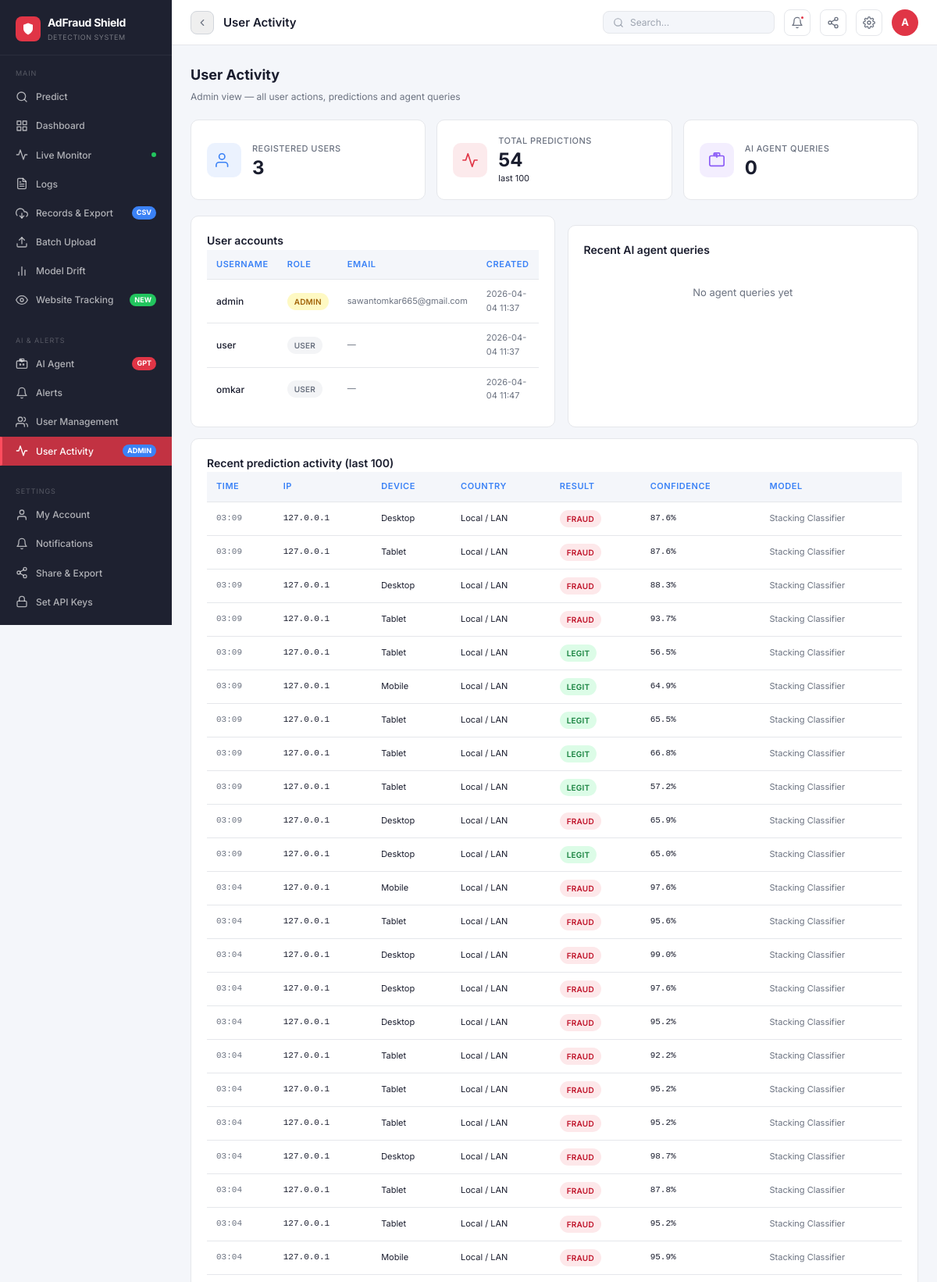
Screenshot of /admin/activity (signed in, upper part) with the database file from the repository.
### app.py (models this page shows, shortened)
class User(UserMixin, db.Model):
    id       = db.Column(db.Integer, primary_key=True)
    username = db.Column(db.String(80), unique=True, nullable=False)
    password = db.Column(db.String(200), nullable=False)
    role     = db.Column(db.String(20), default='user')
    email    = db.Column(db.String(120), default='')
    created  = db.Column(db.String(40), default=lambda: datetime.now().strftime('%Y-%m-%d %H:%M'))

class Prediction(db.Model):
    id         = db.Column(db.Integer, primary_key=True)
    timestamp  = db.Column(db.String(40))
    ip         = db.Column(db.String(50))
    app_id     = db.Column(db.String(20))
    device     = db.Column(db.String(20))
    os         = db.Column(db.String(20))
    channel    = db.Column(db.String(20))
    hour       = db.Column(db.Integer)
    result     = db.Column(db.String(20))
    confidence = db.Column(db.Float)
    model_used = db.Column(db.String(40))
    country    = db.Column(db.String(40), default='Unknown')
    velocity   = db.Column(db.String(10), default='LOW')
    signals    = db.Column(db.Integer, default=0)
    user_id    = db.Column(db.Integer, db.ForeignKey('user.id'), nullable=True)

### app.py (the view)
@app.route('/admin/activity')
@login_required
def admin_activity():
    if current_user.role != 'admin':
        return redirect(url_for('index'))
    users = User.query.all()
    recent_preds = Prediction.query.order_by(Prediction.id.desc()).limit(100).all()
    try:
        agent_logs = AgentLog.query.order_by(AgentLog.id.desc()).limit(20).all()
    except Exception as e:
        print(f"[ACTIVITY ERR] {e}")
        agent_logs = []
    return render_template('admin_activity.html', users=users,
                           recent_preds=recent_preds, agent_logs=agent_logs)

### app.py (called while the page is built)
@login_manager.user_loader
def load_user(uid): return User.query.get(int(uid))

### templates/admin_activity.html
{% extends "base.html" %}
{% block content %}
<div class="page-hdr">
  <div><div class="page-title">User Activity</div><div class="page-sub">Admin view — all user actions, predictions and agent queries</div></div>
</div>
<div class="stat-grid" style="grid-template-columns:repeat(3,1fr);margin-bottom:20px;">
  <div class="stat-card">
    <div class="stat-icon si-blue"><svg viewBox="0 0 24 24"><path d="M17 21v-2a4 4 0 0 0-4-4H5a4 4 0 0 0-4 4v2"/><circle cx="9" cy="7" r="4"/></svg></div>
    <div class="stat-body"><div class="stat-label">Registered users</div><div class="stat-val">{{ users|length }}</div></div>
  </div>
  <div class="stat-card">
    <div class="stat-icon si-red"><svg viewBox="0 0 24 24"><polyline points="22 12 18 12 15 21 9 3 6 12 2 12"/></svg></div>
    <div class="stat-body"><div class="stat-label">Total predictions</div><div class="stat-val">{{ recent_preds|length }}</div><div class="stat-trend">last 100</div></div>
  </div>
  <div class="stat-card">
    <div class="stat-icon si-pur"><svg viewBox="0 0 24 24"><path d="M12 8V4H8"/><rect x="8" y="2" width="8" height="4" rx="1"/><path d="M4 6h16a2 2 0 0 1 2 2v10a2 2 0 0 1-2 2H4a2 2 0 0 1-2-2V8a2 2 0 0 1 2-2z"/></svg></div>
    <div class="stat-body"><div class="stat-label">AI agent queries</div><div class="stat-val">{{ agent_logs|length }}</div></div>
  </div>
</div>
<div class="two-col">
  <div class="card">
    <div class="card-title">User accounts</div>
    <div class="tbl-wrap">
      <table>
        <thead><tr>
          <th style="background:var(--body-bg);color:var(--blue);">Username</th>
          <th style="background:var(--body-bg);color:var(--blue);">Role</th>
          <th style="background:var(--body-bg);color:var(--blue);">Email</th>
          <th style="background:var(--body-bg);color:var(--blue);">Created</th>
        </tr></thead>
        <tbody>{% for u in users %}<tr>
          <td style="font-weight:500;">{{ u.username }}</td>
          <td>{% if u.role=='admin' %}<span class="badge b-warning">ADMIN</span>{% else %}<span class="badge b-default">USER</span>{% endif %}</td>
          <td style="font-size:11px;color:var(--ink2);">{{ u.email or '—' }}</td>
          <td style="font-size:11px;color:var(--ink2);">{{ u.created }}</td>
        </tr>{% endfor %}</tbody>
      </table>
    </div>
  </div>
  <div class="card">
    <div class="card-title">Recent AI agent queries</div>
    {% if agent_logs %}
    {% for log in agent_logs %}
    <div style="padding:8px 0;border-bottom:1px solid var(--bdr);">
      <div style="display:flex;align-items:center;justify-content:space-between;margin-bottom:3px;">
        <div style="font-size:11px;color:var(--ink2);">{{ log.timestamp }}</div>
        <span class="badge b-default">{{ log.tool_calls }} tools</span>
      </div>
      <div style="font-size:12px;color:var(--ink);">{{ log.query[:80] }}{% if log.query|length > 80 %}...{% endif %}</div>
    </div>{% endfor %}
    {% else %}
    <div style="text-align:center;padding:32px;color:var(--ink2);">No agent queries yet</div>
    {% endif %}
  </div>
</div>
<div class="card" style="margin-top:14px;">
  <div class="card-title">Recent prediction activity (last 100)</div>
  <div class="tbl-wrap">
    <table>
      <thead><tr>
        <th style="background:var(--body-bg);color:var(--blue);">Time</th>
        <th style="background:var(--body-bg);color:var(--blue);">IP</th>
        <th style="background:var(--body-bg);color:var(--blue);">Device</th>
        <th style="background:var(--body-bg);color:var(--blue);">Country</th>
        <th style="background:var(--body-bg);color:var(--blue);">Result</th>
        <th style="background:var(--body-bg);color:var(--blue);">Confidence</th>
        <th style="background:var(--body-bg);color:var(--blue);">Model</th>
      </tr></thead>
      <tbody>{% for p in recent_preds %}<tr>
        <td class="mono" style="font-size:11px;color:var(--ink2);">{{ p.timestamp[11:16] }}</td>
        <td class="mono" style="font-size:11px;">{{ p.ip }}</td>
        <td style="font-size:11px;">{{ p.device }}</td>
        <td style="font-size:11px;">{{ p.country }}</td>
        <td>{% if p.result=='Fraudulent' %}<span class="badge b-fraud">FRAUD</span>{% else %}<span class="badge b-legit">LEGIT</span>{% endif %}</td>
        <td class="mono" style="font-size:11px;">{{ (p.confidence or 0)|round(1) }}%</td>
        <td style="font-size:11px;color:var(--ink2);">{{ p.model_used }}</td>
      </tr>{% endfor %}</tbody>
    </table>
  </div>
</div>
{% endblock %}

### templates/base.html (shortened to what this page needs)
<!DOCTYPE html>
<html lang="en">
<head>
</head>
<body>
<aside class="sidebar">
  <div class="sb-brand">
    <div class="sb-logo">
      <div class="sb-logo-icon">
        <svg viewBox="0 0 24 24"><path d="M12 22s8-4 8-10V5l-8-3-8 3v7c0 6 8 10 8 10z"/></svg>
      </div>
      <div>
        <div class="sb-logo-text">AdFraud Shield</div>
        <div class="sb-logo-sub">Detection System</div>
      </div>
    </div>
  </div>
  <div class="sb-section">
    <div class="sb-section-label">Main</div>
    <a href="/" class="sb-item {% if request.path=='/' %}active{% endif %}">
      <svg viewBox="0 0 24 24"><circle cx="11" cy="11" r="8"/><path d="m21 21-4.35-4.35"/></svg>
      Predict
    </a>
    <a href="/dashboard" class="sb-item {% if request.path=='/dashboard' %}active{% endif %}">
      <svg viewBox="0 0 24 24"><rect x="3" y="3" width="7" height="7"/><rect x="14" y="3" width="7" height="7"/><rect x="14" y="14" width="7" height="7"/><rect x="3" y="14" width="7" height="7"/></svg>
      Dashboard
    </a>
    <a href="/realtime" class="sb-item {% if request.path=='/realtime' %}active{% endif %}">
      <svg viewBox="0 0 24 24"><polyline points="22 12 18 12 15 21 9 3 6 12 2 12"/></svg>
      Live Monitor
      <div class="sb-live"><div class="sb-dot"></div></div>
    </a>
    <a href="/logs" class="sb-item {% if request.path=='/logs' %}active{% endif %}">
      <svg viewBox="0 0 24 24"><path d="M14 2H6a2 2 0 0 0-2 2v16a2 2 0 0 0 2 2h12a2 2 0 0 0 2-2V8z"/><polyline points="14 2 14 8 20 8"/><line x1="16" y1="13" x2="8" y2="13"/><line x1="16" y1="17" x2="8" y2="17"/><polyline points="10 9 9 9 8 9"/></svg>
      Logs
    </a>
    <a href="/records" class="sb-item {% if request.path=='/records' %}active{% endif %}">
      <svg viewBox="0 0 24 24"><polyline points="8 17 12 21 16 17"/><line x1="12" y1="12" x2="12" y2="21"/><path d="M20.88 18.09A5 5 0 0 0 18 9h-1.26A8 8 0 1 0 3 16.29"/></svg>
      Records &amp; Export
      <span class="sb-badge sb-badge-blue">CSV</span>
    </a>
    <a href="/batch" class="sb-item {% if request.path=='/batch' %}active{% endif %}">
      <svg viewBox="0 0 24 24"><path d="M21 15v4a2 2 0 0 1-2 2H5a2 2 0 0 1-2-2v-4"/><polyline points="17 8 12 3 7 8"/><line x1="12" y1="3" x2="12" y2="15"/></svg>
      Batch Upload
    </a>
    <a href="/drift" class="sb-item {% if request.path=='/drift' %}active{% endif %}">
      <svg viewBox="0 0 24 24"><line x1="18" y1="20" x2="18" y2="10"/><line x1="12" y1="20" x2="12" y2="4"/><line x1="6" y1="20" x2="6" y2="14"/></svg>
      Model Drift
    </a>
    <a href="/tracking" class="sb-item {% if request.path=='/tracking' %}active{% endif %}">
      <svg viewBox="0 0 24 24"><path d="M1 12s4-8 11-8 11 8 11 8-4 8-11 8-11-8-11-8z"/><circle cx="12" cy="12" r="3"/></svg>
      Website Tracking
      <span class="sb-badge sb-badge-grn">NEW</span>
    </a>
  </div>
  <div class="sb-section">
    <div class="sb-section-label">AI &amp; Alerts</div>
    <a href="/agent" class="sb-item {% if request.path=='/agent' %}active{% endif %}">
      <svg viewBox="0 0 24 24"><path d="M12 8V4H8"/><rect x="8" y="2" width="8" height="4" rx="1"/><path d="M4 6h16a2 2 0 0 1 2 2v10a2 2 0 0 1-2 2H4a2 2 0 0 1-2-2V8a2 2 0 0 1 2-2z"/><circle cx="9" cy="13" r="1"/><circle cx="15" cy="13" r="1"/></svg>
      AI Agent
      <span class="sb-badge sb-badge-red">GPT</span>
    </a>
    {% if current_user.role == 'admin' %}
    <a href="/alerts" class="sb-item {% if request.path=='/alerts' %}active{% endif %}">
      <svg viewBox="0 0 24 24"><path d="M18 8A6 6 0 0 0 6 8c0 7-3 9-3 9h18s-3-2-3-9"/><path d="M13.73 21a2 2 0 0 1-3.46 0"/></svg>
      Alerts
    </a>
    <a href="/admin/users" class="sb-item {% if request.path=='/admin/users' %}active{% endif %}">
      <svg viewBox="0 0 24 24"><path d="M17 21v-2a4 4 0 0 0-4-4H5a4 4 0 0 0-4 4v2"/><circle cx="9" cy="7" r="4"/><path d="M23 21v-2a4 4 0 0 0-3-3.87"/><path d="M16 3.13a4 4 0 0 1 0 7.75"/></svg>
      User Management
    </a>
    <a href="/admin/activity" class="sb-item {% if request.path=='/admin/activity' %}active{% endif %}">
      <svg viewBox="0 0 24 24"><polyline points="22 12 18 12 15 21 9 3 6 12 2 12"/></svg>
      User Activity
      <span class="sb-badge sb-badge-blue">ADMIN</span>
    </a>
    {% endif %}
  </div>
  <div class="sb-section">
    <div class="sb-section-label">Settings</div>
    <a href="/account" class="sb-item {% if request.path=='/account' %}active{% endif %}">
      <svg viewBox="0 0 24 24"><path d="M20 21v-2a4 4 0 0 0-4-4H8a4 4 0 0 0-4 4v2"/><circle cx="12" cy="7" r="4"/></svg>
      My Account
    </a>
    <a href="/notifications" class="sb-item {% if request.path=='/notifications' %}active{% endif %}">
      <svg viewBox="0 0 24 24"><path d="M18 8A6 6 0 0 0 6 8c0 7-3 9-3 9h18s-3-2-3-9"/><path d="M13.73 21a2 2 0 0 1-3.46 0"/></svg>
      Notifications
    </a>
    <a href="/share" class="sb-item {% if request.path=='/share' %}active{% endif %}">
      <svg viewBox="0 0 24 24"><circle cx="18" cy="5" r="3"/><circle cx="6" cy="12" r="3"/><circle cx="18" cy="19" r="3"/><line x1="8.59" y1="13.51" x2="15.42" y2="17.49"/><line x1="15.41" y1="6.51" x2="8.59" y2="10.49"/></svg>
      Share &amp; Export
    </a>
    {% if current_user.role == 'admin' %}
    <a href="/set_keys" class="sb-item {% if request.path=='/set_keys' %}active{% endif %}">
      <svg viewBox="0 0 24 24"><rect x="3" y="11" width="18" height="11" rx="2" ry="2"/><path d="M7 11V7a5 5 0 0 1 10 0v4"/></svg>
      Set API Keys
    </a>
    {% endif %}
    <a href="/apidocs" target="_blank" class="sb-item">
    </a>
  </div>
</aside>
<div class="main">
  <div class="topbar">
    <button class="tb-back" onclick="history.back()" title="Go back">
      <svg viewBox="0 0 24 24"><polyline points="15 18 9 12 15 6"/></svg>
    </button>
    <div class="tb-breadcrumb">
      <span class="tb-page" id="page-title">AdFraud Shield</span>
    </div>
    <div class="tb-search">
      <svg viewBox="0 0 24 24"><circle cx="11" cy="11" r="8"/><path d="m21 21-4.35-4.35"/></svg>
      <input type="text" placeholder="Search..." id="global-search">
    </div>
    <a href="/notifications" class="tb-icon-btn" title="Notifications">
      <svg viewBox="0 0 24 24"><path d="M18 8A6 6 0 0 0 6 8c0 7-3 9-3 9h18s-3-2-3-9"/><path d="M13.73 21a2 2 0 0 1-3.46 0"/></svg>
      <div class="tb-notif-dot"></div>
    </a>
    <a href="/share" class="tb-icon-btn" title="Share / Export">
      <svg viewBox="0 0 24 24"><circle cx="18" cy="5" r="3"/><circle cx="6" cy="12" r="3"/><circle cx="18" cy="19" r="3"/><line x1="8.59" y1="13.51" x2="15.42" y2="17.49"/><line x1="15.41" y1="6.51" x2="8.59" y2="10.49"/></svg>
    </a>
    <a href="/account" class="tb-icon-btn" title="Settings">
    </a>
    <div class="tb-avatar" title="{{ current_user.username }}">{{ current_user.username[0]|upper }}</div>
  </div>
  <div class="content">
    {% block content %}{% endblock %}
  </div>
</div>
</body>
</html>

### rows the page displays
User: username "A", username "admin", role "ADMIN", email "sawantomkar665@gmail.com", created "2026-04-04 11:37"
User: username "user", role "USER", email "—", created "2026-04-04 11:37"
User: username "omkar", role "USER", email "—", created "2026-04-04 11:47"
Prediction: timestamp "03:09", ip "127.0.0.1", device "Desktop", country "Local / LAN", result "FRAUD", confidence "87.6", model_used "Stacking Classifier"
Prediction: timestamp "03:09", ip "127.0.0.1", device "Tablet", country "Local / LAN", result "FRAUD", confidence "87.6", model_used "Stacking Classifier"
Prediction: timestamp "03:09", ip "127.0.0.1", device "Desktop", country "Local / LAN", result "FRAUD", confidence "88.3", model_used "Stacking Classifier"
Prediction: timestamp "03:09", ip "127.0.0.1", device "Tablet", country "Local / LAN", result "FRAUD", confidence "93.7", model_used "Stacking Classifier"
Prediction: timestamp "03:09", ip "127.0.0.1", device "Tablet", country "Local / LAN", result "LEGIT", confidence "56.5", model_used "Stacking Classifier"
Prediction: timestamp "03:09", ip "127.0.0.1", device "Mobile", country "Local / LAN", result "LEGIT", confidence "64.9", model_used "Stacking Classifier"
Prediction: timestamp "03:09", ip "127.0.0.1", device "Tablet", country "Local / LAN", result "LEGIT", confidence "65.5", model_used "Stacking Classifier"
Prediction: timestamp "03:09", ip "127.0.0.1", device "Tablet", country "Local / LAN", result "LEGIT", confidence "66.8", model_used "Stacking Classifier"
Prediction: timestamp "03:09", ip "127.0.0.1", device "Tablet", country "Local / LAN", result "LEGIT", confidence "57.2", model_used "Stacking Classifier"
Prediction: timestamp "03:09", ip "127.0.0.1", device "Desktop", country "Local / LAN", result "FRAUD", confidence "65.9", model_used "Stacking Classifier"
Prediction: timestamp "03:09", ip "127.0.0.1", device "Desktop", country "Local / LAN", result "LEGIT", confidence "65.0", model_used "Stacking Classifier"
Prediction: timestamp "03:04", ip "127.0.0.1", device "Mobile", country "Local / LAN", result "FRAUD", confidence "97.6", model_used "Stacking Classifier"
Prediction: timestamp "03:04", ip "127.0.0.1", device "Tablet", country "Local / LAN", result "FRAUD", confidence "95.6", model_used "Stacking Classifier"
Prediction: timestamp "03:04", ip "127.0.0.1", device "Desktop", country "Local / LAN", result "FRAUD", confidence "99.0", model_used "Stacking Classifier"
Prediction: timestamp "03:04", ip "127.0.0.1", device "Desktop", country "Local / LAN", result "FRAUD", confidence "97.6", model_used "Stacking Classifier"
Prediction: timestamp "03:04", ip "127.0.0.1", device "Desktop", country "Local / LAN", result "FRAUD", confidence "95.2", model_used "Stacking Classifier"
Prediction: timestamp "03:04", ip "127.0.0.1", device "Tablet", country "Local / LAN", result "FRAUD", confidence "92.2", model_used "Stacking Classifier"
Prediction: timestamp "03:04", ip "127.0.0.1", device "Tablet", country "Local / LAN", result "FRAUD", confidence "95.2", model_used "Stacking Classifier"
Prediction: timestamp "03:04", ip "127.0.0.1", device "Tablet", country "Local / LAN", result "FRAUD", confidence "95.2", model_used "Stacking Classifier"
Prediction: timestamp "03:04", ip "127.0.0.1", device "Desktop", country "Local / LAN", result "FRAUD", confidence "98.7", model_used "Stacking Classifier"
Prediction: timestamp "03:04", ip "127.0.0.1", device "Tablet", country "Local / LAN", result "FRAUD", confidence "87.8", model_used "Stacking Classifier"
Prediction: timestamp "03:04", ip "127.0.0.1", device "Tablet", country "Local / LAN", result "FRAUD", confidence "95.2", model_used "Stacking Classifier"
Prediction: timestamp "03:04", ip "127.0.0.1", device "Mobile", country "Local / LAN", result "FRAUD", confidence "95.9", model_used "Stacking Classifier"

### other values shown
{{ users|length }} "3"
{{ recent_preds|length }} "54"
{{ agent_logs|length }} "0"
